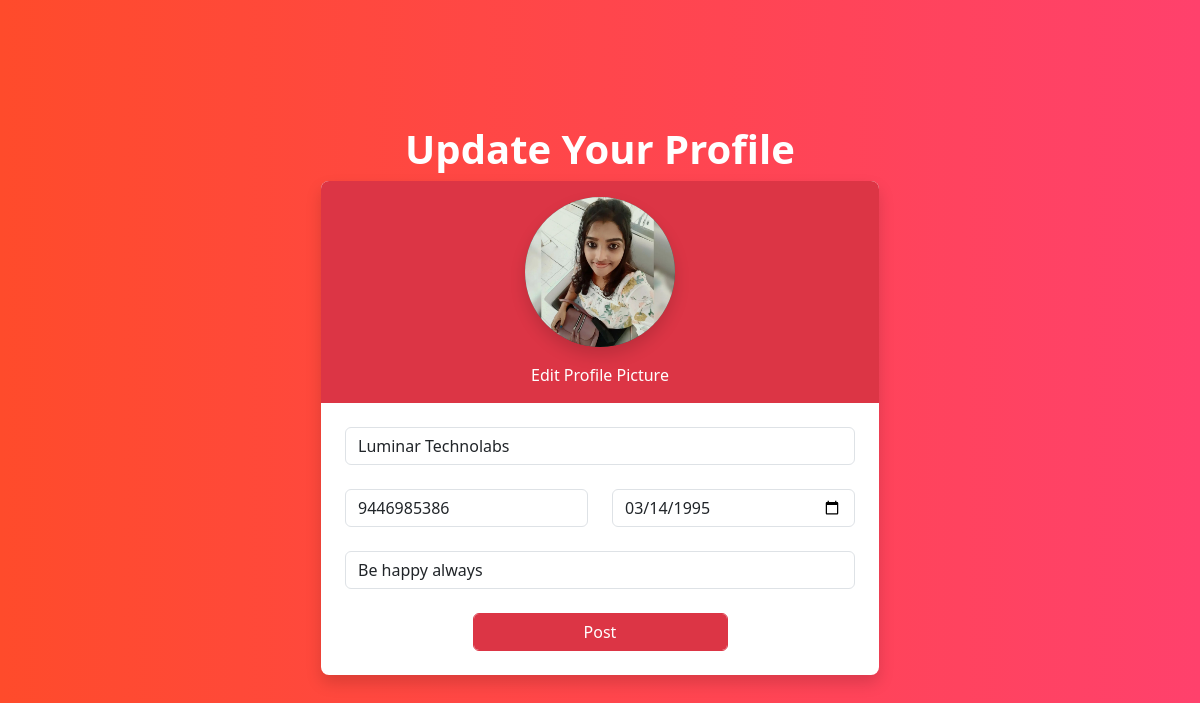
The page /profiles/6/change (signed in) on the database as committed earlier.
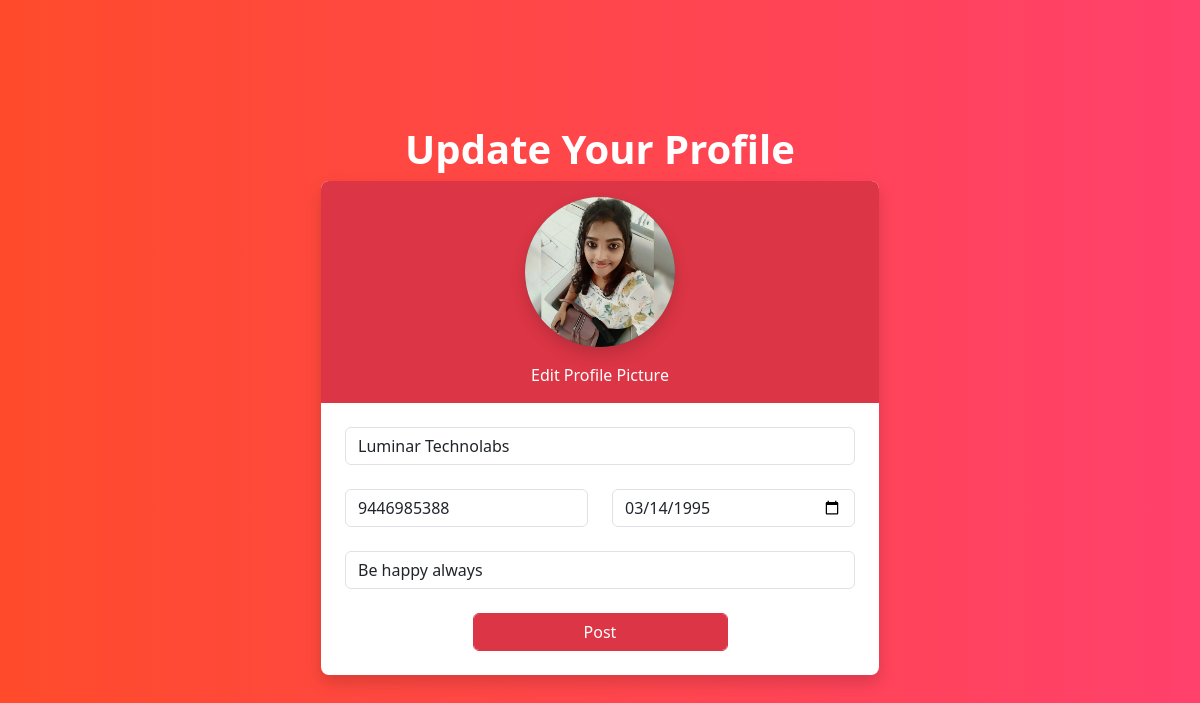
The same page on the database as committed later.
### social/models.py (models this page shows, shortened)
class UserProfile(models.Model):
    user=models.OneToOneField(User,on_delete=models.CASCADE,related_name="profile")
    address=models.CharField(max_length=200,null=True)
    phone=models.CharField(max_length=200,null=True)
    profile_pic=models.ImageField(upload_to="profilepics",null=True,blank=True)
    dob=models.DateField(null=True)
    bio=models.CharField(max_length=200,null=True)
    following=models.ManyToManyField("self",related_name="followed_by",symmetrical=False,null=True)
    block=models.ManyToManyField("self",related_name="blocked",symmetrical=False,null=True)

### social/views.py (the view, shortened to what this page needs)
# urls.py: path('profiles/<int:pk>/change',views.ProfileUpdateView.as_view(),name="profile-update"),
@method_decorator(decs,name="dispatch")
class ProfileUpdateView(UpdateView):
    template_name="profile_add.html"
    form_class=UserProfileForm
    model=UserProfile

### social/forms.py
class UserProfileForm(forms.ModelForm):
    class Meta:
        model=UserProfile
        exclude=("user","following","block")
        widgets={
                 "dob":forms.DateInput(attrs={"class":"form-control","type":"date"})
        }

### social/templates/profile_add.html (shortened to what this page needs)
<!DOCTYPE html>
{%load static%}
<html lang="en">
<head>
    <link href="https://cdn.jsdelivr.net/npm/bootstrap@5.3.2/dist/css/bootstrap.min.css" rel="stylesheet">
    <link rel="stylesheet" href="{%static 'social/css/profile_edit.css'%}">
</head>
<body style="background: #FF416C;
background: -webkit-linear-gradient(to right, #FF4B2B, #FF416C);
background: linear-gradient(to right, #FF4B2B, #FF416C);">
    <div class="vh-100 container d-flex flex-column justify-content-center align-items-center">
        <div>
            <h1 class="text-white fw-bold">Update Your Profile</h1>
        </div>
        <form action="" method="post" enctype="multipart/form-data" class="border-0 rounded-3 form-control p-0 w-50 shadow">
            <div class="text-center bg-danger rounded-top-3 rounded-bottom-0 pb-3">
                <label for="fileToUpload">
                    <div class=" p-3">
                        {%if form.profile_pic%}
                            <img class="profile-small profile-pic shadow" src="{{form.profile_pic.value.url}}" alt="Avatar" style="border-radius: 50%;
                            background-color: rgb(68, 68, 68);">
                            {%else%}
                            <img class="profile-small profile-pic shadow" src="{%static 'social/images/profilepic.png'%}" alt="Avatar" style="border-radius: 50%;
                            background-color: rgb(68, 68, 68);">
                           {%endif%}
                    </div>
                </label>
                <div class="text-white tefw-bold">
                    Edit Profile Picture
                </div>
            </div>
            <div class="p-4">
                <div class="mb-4">
                    <input type="text" name="address" value="{{form.address.value}}" class="form-control" placeholder="Address">
                </div>
                <div class="row">
                    <div class="mb-4 col-md-6">
                        <input type="number" name="phone" value="{{form.phone.value}}" class="form-control" placeholder="Phone">
                    </div>
                    <div class="mb-4 col-md-6">
                        {{form.dob}}
                    </div>
                </div>
                <div class="mb-4">
                    <input type="text" name="bio" value="{{form.bio.value}}" class="form-control" placeholder="Bio">
                </div>
                <div class="text-center">
                    <button type="submit" class="btn btn-danger form-control w-50">Post</button>
                </div>
            </div>
        </form>
    </div>
</body>
</html>

Rows that differ between the two databases and show on the page:
changed UserProfile "Luminar Technolabs": phone "9446985386" → "9446985388"
